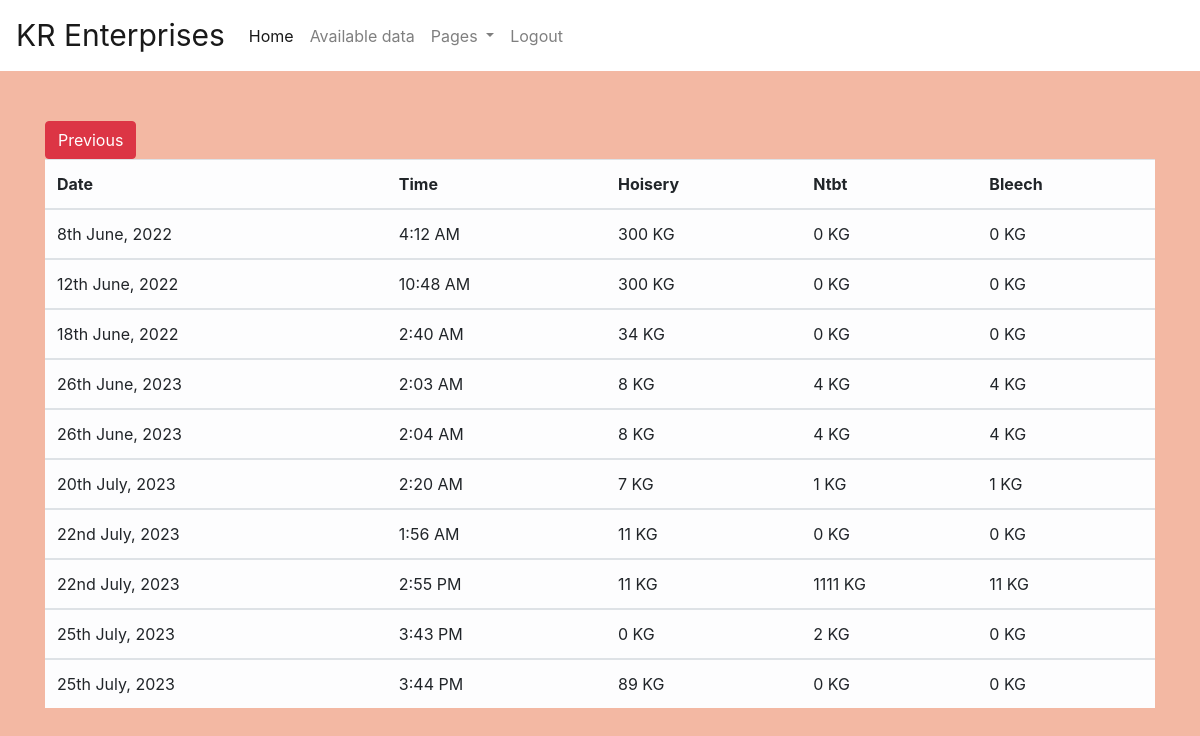
Page /Home/daily_data_view.php (signed in) on the committed database.
### tables this page shows
CREATE TABLE `daily_usage` (
  `d_id` int(100) NOT NULL,
  `date` date NOT NULL,
  `time` time NOT NULL,
  `hoisery` varchar(300) NOT NULL,
  `ntbt` varchar(300) NOT NULL,
  `bleech` varchar(300) NOT NULL
);

### Home/daily_data_view.php (the view, shortened to what this page needs)
<?php
if (isset($_SESSION['user_id']) && $_SESSION['user_type'] === 'Admin') {
    ?>
<!doctype html>
<html lang="en">
  <head>
    <link rel="stylesheet" href="https://cdn.jsdelivr.net/npm/bootstrap@4.0.0/dist/css/bootstrap.min.css">
    <?php include "navbar.php"; ?>
  </head>
  <body style ="background-color:rgba(242, 177, 153, .9) ;" >
      <div class="container" style="padding-top:50px;">
  <table class="table table-hover table-light">
            <thead>
            <a class="btn btn-danger" href="javascript:history.back()">Previous</a>
            <tr>
                <th scope="col">Date</th>
                <th scope="col">Time</th>
                <th scope="col">Hoisery</th>
                <th scope="col">Ntbt</th>
                <th scope="col">Bleech</th>
                </tr>
            </thead>
            <tbody>
            <?php
    include "database/conn.php";
        if($con)
    {
            $sql = "SELECT * FROM `daily_usage`";
            $result = mysqli_query($con,$sql);
            while($data = mysqli_fetch_assoc($result))
        { ?>
                <tr>
                <td><?php echo date('jS F, Y', strtotime($data["date"])); ?></td>
                <td><?php echo date('g:i A', strtotime($data["time"] )); ?></td>
                <td><?php echo $data["hoisery"] ?>   KG</td>
                <td><?php echo $data["ntbt"] ?>   KG</td>
                <td><?php echo $data["bleech"] ?>   KG</td>
                </tr>
            </tbody>
            <?php
        }
    }
?>
</div>
  </body>
</html>
<?php
} else {
    header("Location: ../login/login.php");
    exit();
}
?>

### Home/navbar.php (shortened to what this page needs)
<nav class="navbar navbar-expand-lg navbar-light " style ="background-color:white ;">
        <a class="navbar-brand" style="font-size: 30px;" href="#">KR Enterprises</a>
         <div class="collapse navbar-collapse" id="navbarSupportedContent">
          <ul class="navbar-nav mr-auto">
            <li class="nav-item active">
              <a class="nav-link" href="index.php">Home <span class="sr-only">(current)</span></a>
            </li>
            <li class="nav-item">
              <a class="nav-link" href="available_data.php">Available data</a>
            </li>
            <li class="nav-item dropdown">
              <a class="nav-link dropdown-toggle" href="#" id="navbarDropdown" role="button" data-toggle="dropdown" aria-haspopup="true" aria-expanded="false">
                Pages
              </a>
            </li>
            <li class="nav-item">
              <a class="nav-link " href = "../login/logout.php">Logout</a>
            </li>
          </ul>
        </div>
      </nav>

### rows in the picture
daily_usage: date "8th June, 2022", time "4:12 AM", hoisery "300", ntbt "0", bleech "0"
daily_usage: date "12th June, 2022", time "10:48 AM", hoisery "300", ntbt "0", bleech "0"
daily_usage: date "18th June, 2022", time "2:40 AM", hoisery "34", ntbt "0", bleech "0"
daily_usage: date "26th June, 2023", time "2:03 AM", hoisery "8", ntbt "4", bleech "4"
daily_usage: date "26th June, 2023", time "2:04 AM", hoisery "8", ntbt "4", bleech "4"
daily_usage: date "20th July, 2023", time "2:20 AM", hoisery "7", ntbt "1", bleech "1"
daily_usage: date "22nd July, 2023", time "1:56 AM", hoisery "11", ntbt "0", bleech "0"
daily_usage: date "22nd July, 2023", time "2:55 PM", hoisery "11", ntbt "1111", bleech "11"
daily_usage: date "25th July, 2023", time "3:43 PM", hoisery "0", ntbt "2", bleech "0"
daily_usage: date "25th July, 2023", time "3:44 PM", hoisery "89", ntbt "0", bleech "0"
